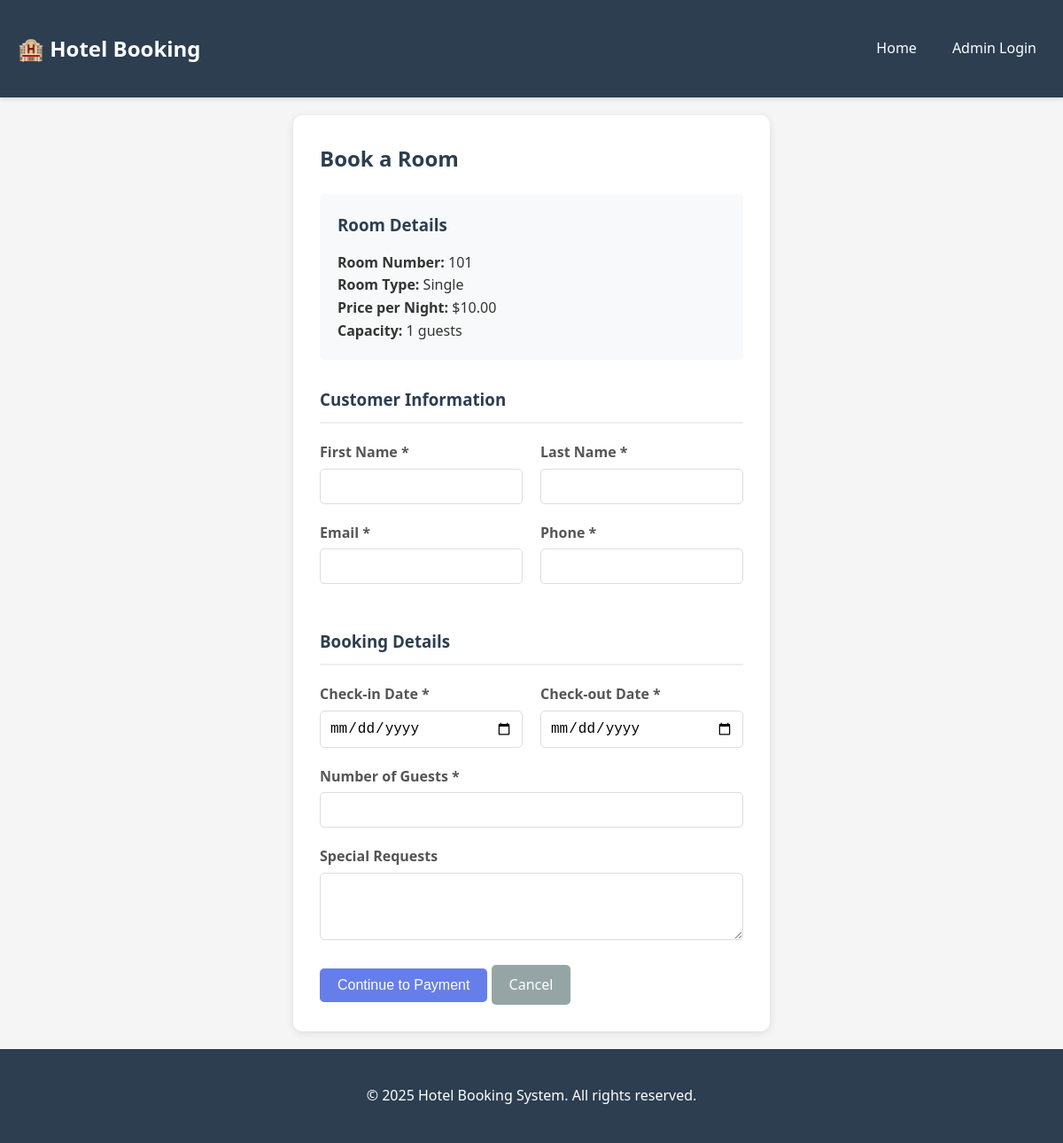
/book?room_id=2, run on the app's committed database.
### tables this page shows
CREATE TABLE rooms (
    room_id INTEGER PRIMARY KEY AUTOINCREMENT,
    room_number VARCHAR(10) UNIQUE NOT NULL,
    room_type VARCHAR(50) NOT NULL,
    price_per_night DECIMAL(10, 2) NOT NULL,
    capacity INTEGER NOT NULL,
    amenities TEXT,
    status VARCHAR(20) DEFAULT 'available' CHECK(status IN ('available', 'occupied', 'maintenance')),
    created_at TIMESTAMP DEFAULT CURRENT_TIMESTAMP
);

### app.py (the view, shortened to what this page needs)
@app.route('/book', methods=['GET', 'POST'])
def book():
    room_id = request.args.get('room_id')
    check_in = request.args.get('check_in')
    check_out = request.args.get('check_out')
    conn = db.get_db()
    room = None
    if room_id:
        room = conn.execute('SELECT * FROM rooms WHERE room_id = ?', (room_id,)).fetchone()
    conn.close()
    return render_template('book.html', room=room, check_in=check_in, check_out=check_out)

### database.py (called while the page is built)
def get_db():
    conn = sqlite3.connect(DATABASE)
    conn.row_factory = sqlite3.Row
    return conn

### templates/book.html (shortened to what this page needs)
{% extends "base.html" %}
{% block content %}
<div class="booking-container">
    <h2>Book a Room</h2>
    {% if room %}
    <div class="room-summary">
        <h3>Room Details</h3>
        <p><strong>Room Number:</strong> {{ room.room_number }}</p>
        <p><strong>Room Type:</strong> {{ room.room_type }}</p>
        <p><strong>Price per Night:</strong> ${{ "%.2f"|format(room.price_per_night) }}</p>
        <p><strong>Capacity:</strong> {{ room.capacity }} guests</p>
    </div>
    {% endif %}
    <form method="POST" action="{{ url_for('book') }}" class="booking-form">
        <h3>Customer Information</h3>
        <div class="form-row">
            <div class="form-group">
                <label for="first_name">First Name *</label>
                <input type="text" id="first_name" name="first_name" required>
            </div>
            <div class="form-group">
                <label for="last_name">Last Name *</label>
                <input type="text" id="last_name" name="last_name" required>
            </div>
        </div>
        <div class="form-row">
            <div class="form-group">
                <label for="email">Email *</label>
                <input type="email" id="email" name="email" required>
            </div>
            <div class="form-group">
                <label for="phone">Phone *</label>
                <input type="tel" id="phone" name="phone" required>
            </div>
        </div>
        <h3>Booking Details</h3>
        <div class="form-row">
            <div class="form-group">
                <label for="check_in">Check-in Date *</label>
                <input type="date" id="check_in" name="check_in" value="{{ check_in }}" required>
            </div>
            <div class="form-group">
                <label for="check_out">Check-out Date *</label>
                <input type="date" id="check_out" name="check_out" value="{{ check_out }}" required>
            </div>
        </div>
        <div class="form-group">
            <label for="number_of_guests">Number of Guests *</label>
            <input type="number" id="number_of_guests" name="number_of_guests" min="1" max="{{ room.capacity if room else 10 }}" required>
        </div>
        <div class="form-group">
            <label for="special_requests">Special Requests</label>
            <textarea id="special_requests" name="special_requests" rows="3"></textarea>
        </div>
        <button type="submit" class="btn btn-primary">Continue to Payment</button>
        <a href="{{ url_for('index') }}" class="btn btn-secondary">Cancel</a>
    </form>
</div>
{% endblock %}

### static/css/style.css (style rules this page uses)
* { margin: 0; padding: 0; box-sizing: border-box; }
body { font-family: 'Segoe UI', Tahoma, Geneva, Verdana, sans-serif; line-height: 1.6; color: #333; background-color: #f5f5f5; min-height: 100vh; display: flex; flex-direction: column; }
.form-group { margin-bottom: 20px; }
.form-group label { display: block; margin-bottom: 5px; font-weight: 600; color: #555; }
.form-group input, .form-group select, .form-group textarea { width: 100%; padding: 10px; border: 1px solid #ddd; border-radius: 5px; font-size: 1rem; }
.form-row { display: grid; grid-template-columns: 1fr 1fr; gap: 20px; }
.btn { padding: 10px 20px; border: none; border-radius: 5px; cursor: pointer; font-size: 1rem; text-decoration: none; display: inline-block; transition: all 0.3s; }
.btn-primary { background-color: #667eea; color: white; }
.btn-secondary { background-color: #95a5a6; color: white; }
.booking-container { background: white; padding: 30px; border-radius: 10px; box-shadow: 0 2px 10px rgba(0,0,0,0.1); max-width: 800px; margin: 0 auto; }
.booking-container h2 { margin-bottom: 20px; color: #2c3e50; }
.room-summary { background-color: #f8f9fa; padding: 20px; border-radius: 5px; margin-bottom: 30px; }
.room-summary h3 { margin-bottom: 15px; color: #2c3e50; }
.booking-form h3 { margin-top: 30px; margin-bottom: 20px; color: #2c3e50; padding-bottom: 10px; border-bottom: 2px solid #eee; }

### data on the page
rooms: room_number "101", room_type "Single", price_per_night "10.00", capacity "1"
